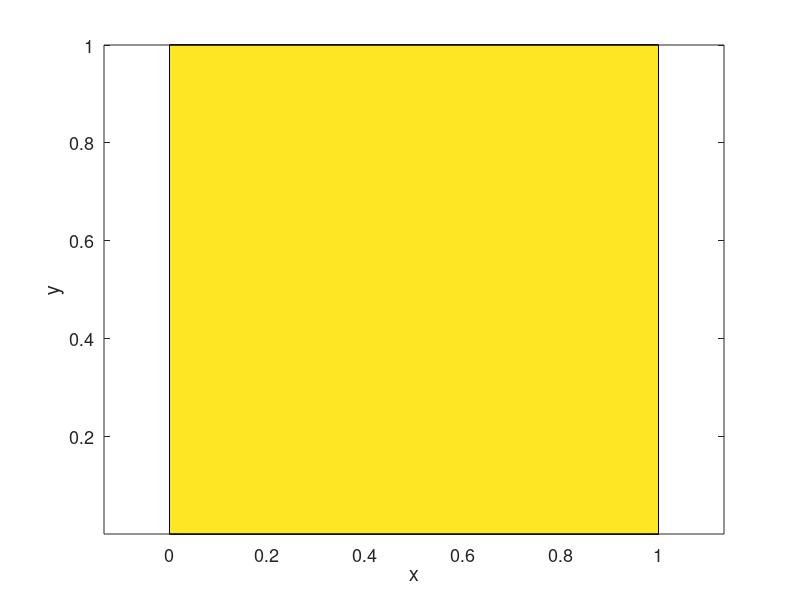

Here is the MATLAB script that generated this plot:
%============
% draw a cube
%============

hold on

x(1)=0.0; y(1)=0.0; z(1)=0.0;
x(2)=1.0; y(2)=0.0; z(2)=0.0;
x(3)=1.0; y(3)=1.0; z(3)=0.0;
x(4)=0.0; y(4)=1.0; z(4)=0.0;
patch(x,y,z,z)
x(1)=0.0; y(1)=0.0; z(1)=1.0;
x(2)=1.0; y(2)=0.0; z(2)=1.0;
x(3)=1.0; y(3)=1.0; z(3)=1.0;
x(4)=0.0; y(4)=1.0; z(4)=1.0;
patch(x,y,z,z)
x(1)=0.0; z(1)=0.0; y(1)=1.0;
x(2)=1.0; z(2)=0.0; y(2)=1.0;
x(3)=1.0; z(3)=1.0; y(3)=1.0;
x(4)=0.0; z(4)=1.0; y(4)=1.0;
patch(x,y,z,z)
x(1)=0.0; z(1)=0.0; y(1)=0.0;
x(2)=1.0; z(2)=0.0; y(2)=0.0;
x(3)=1.0; z(3)=1.0; y(3)=0.0;
x(4)=0.0; z(4)=1.0; y(4)=0.0;
patch(x,y,z,z)

figure(1)
xlabel('x','fontsize',13)
ylabel('y','fontsize',13)
zlabel('z','fontsize',13)
set(gca,'fontsize',13)
axis equal
box on
